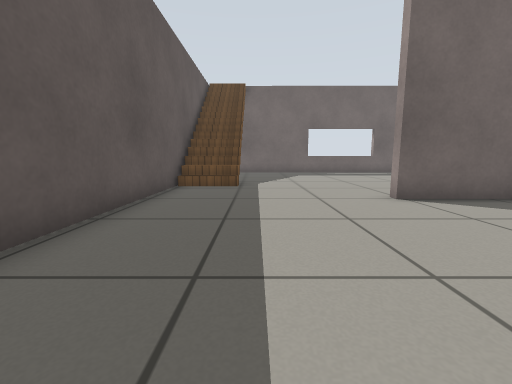
view 1 (above)

12 first-person views from a walk through a Gazebo world. The camera is 0.5 m above the floor, tilts 8° down and sees 90° across. The floor is counted in squares, 0.5 m on a side. Each view is taken from the middle of a square. On the plan, view 1 faces up. The plan holds only what a view shows up to about 11 squares ahead; the rest is blank. The place goes on beyond the plan. Gazebo's built-in surfaces are drawn with simple patterns.

view 2
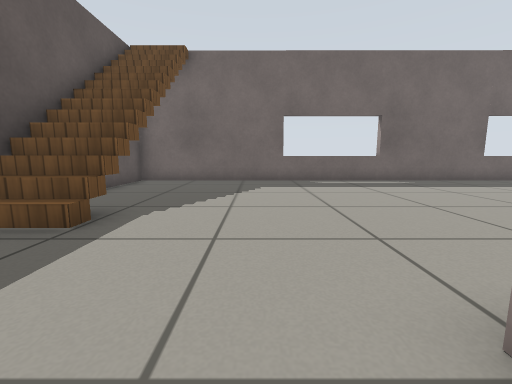

view 3
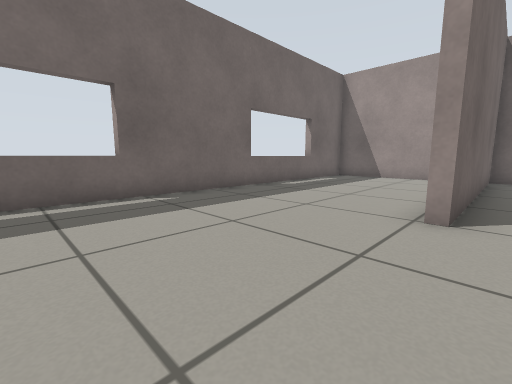

view 4
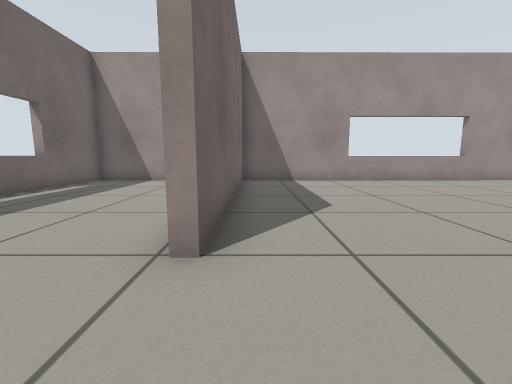

view 5
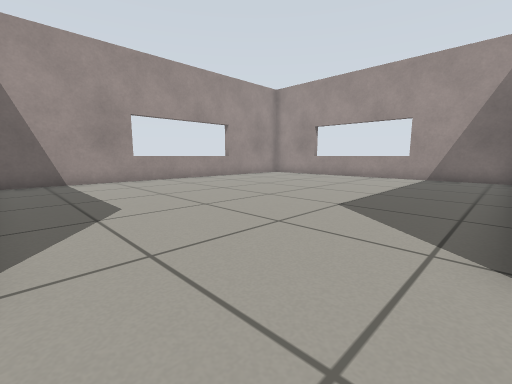

view 6
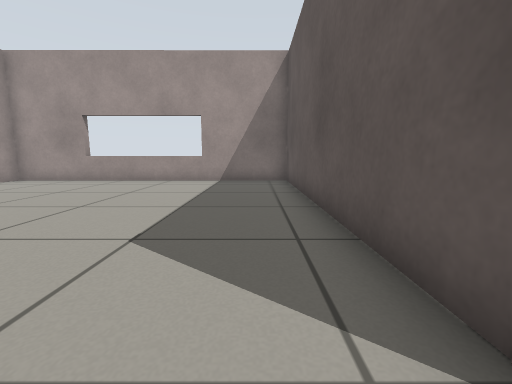

view 7
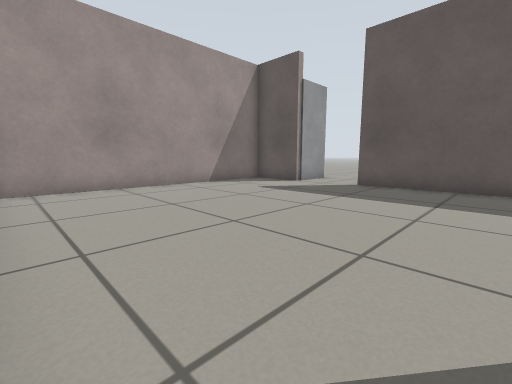

view 8
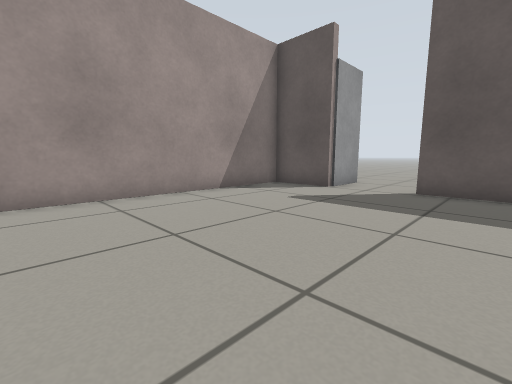

view 9
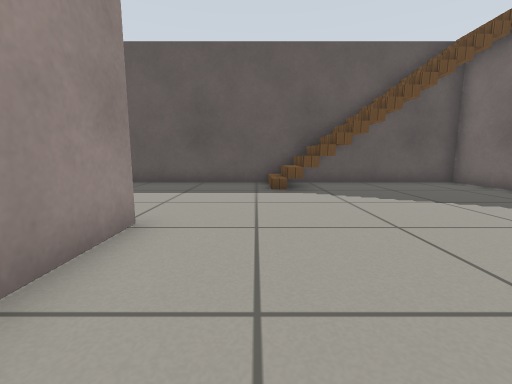

view 10
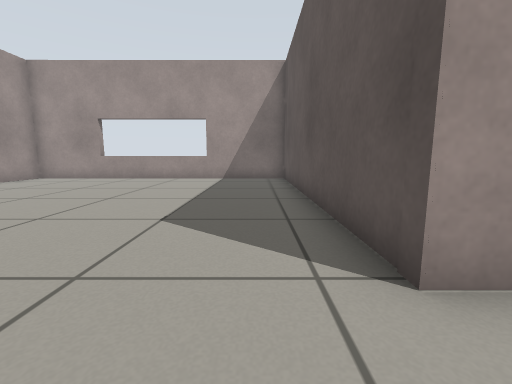

view 11
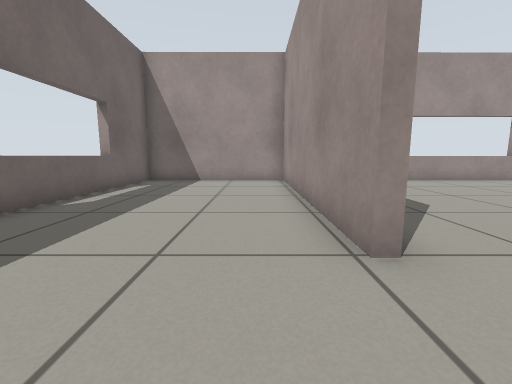

view 12
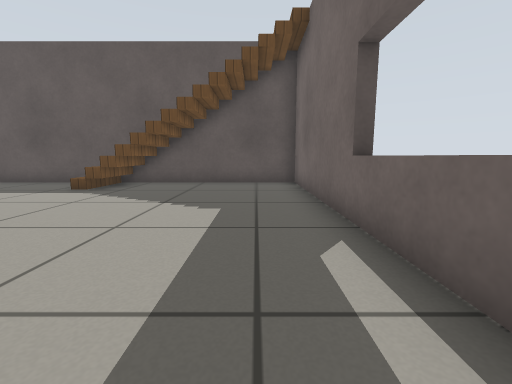

### Floor plan
Points are (right, up) in squares from view 1. A wall is a line through its corners. A room is listed if a view was taken in it or the views show most of it. See-through windows are left out.
Room 1 (views 1, 2, 3, 4, 5, 7, 8, 9, 11, 12)
walls: (3.3, 6.2) (6.7, 6.2); (6, 5.9) (3.2, 5.9); (9.4, 9.9) (17.6, 9.9) (17.6, 15.4) (-2.7, 15.5) (-2.7, 1.2); (-2.7, -1.4) (-2.7, -3.5) (6.1, -3.4)
ways out: opening at (7.6, 9) to room 2; opening at (-3, 0)
objects: wooden box (-1, 9); wooden box (-1, 10); wooden box (-1, 11)
Room 2 (views 6, 10)
walls: (6.7, 6.2) (6.7, -3.4) (17.7, -3.4) (17.6, 9.6) (9.4, 9.6)
ways out: opening at (7.6, 9) to room 1

Positions as (right, up) in squares from view 1, and headings:
1: (0, 0), facing up
2: (2, 5), facing up
3: (5, 9), facing up-right
4: (7, 9), facing right
5: (7, 9), facing down-right
6: (8, 7), facing down
7: (6, 5), facing down-left
8: (5, 3), facing down-left
9: (7, 8), facing left
10: (8, 8), facing down
11: (7, 11), facing right
12: (7, 14), facing left
